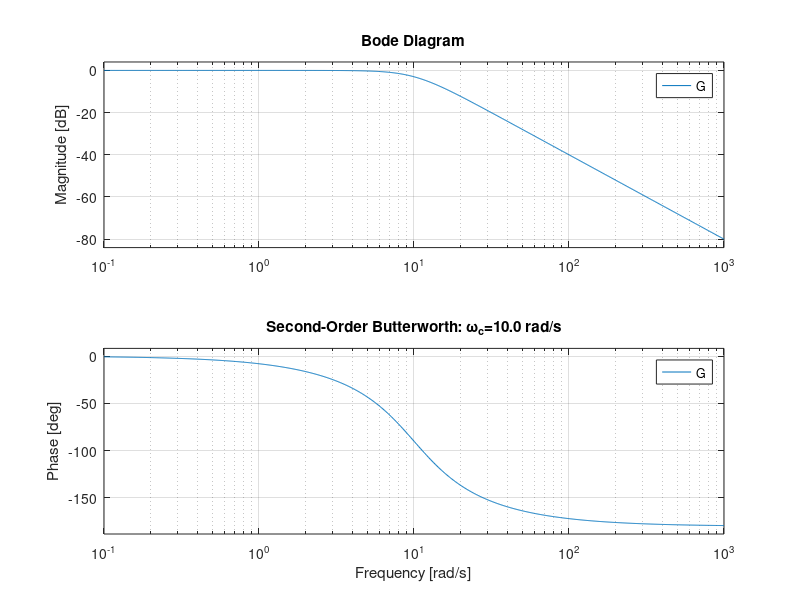
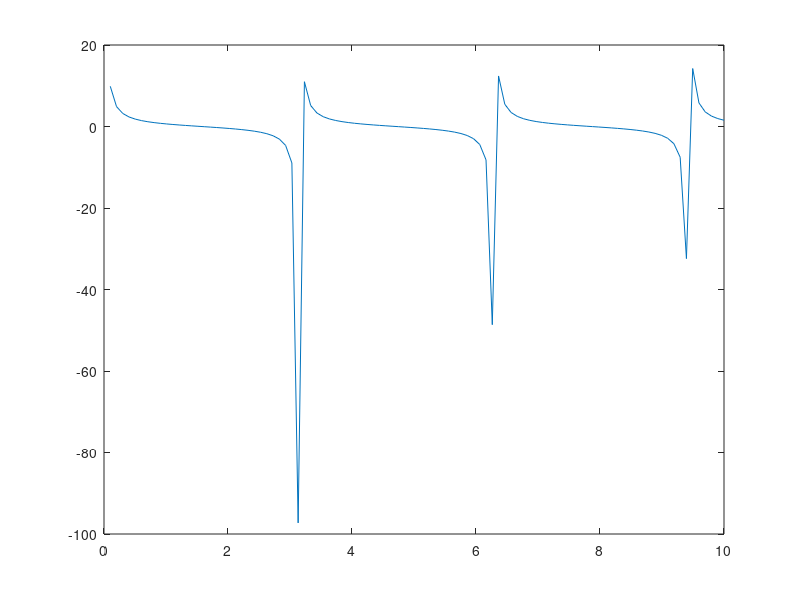

These charts were generated, in order, by the following MATLAB code:
%%  Second Order Butterworth
wc = 10;
G = tf(wc^2,[1 sqrt(2)*wc wc^2]);
bode(G)
tstr = sprintf('Second-Order Butterworth: \\omega_c=%.1f rad/s',wc);
title(tstr)

%% Effect of Warping
eps = 0.1;
xx = linspace(0,10,100);
yy = cot(xx)
figure(2);
clf();
plot(xx,yy)
